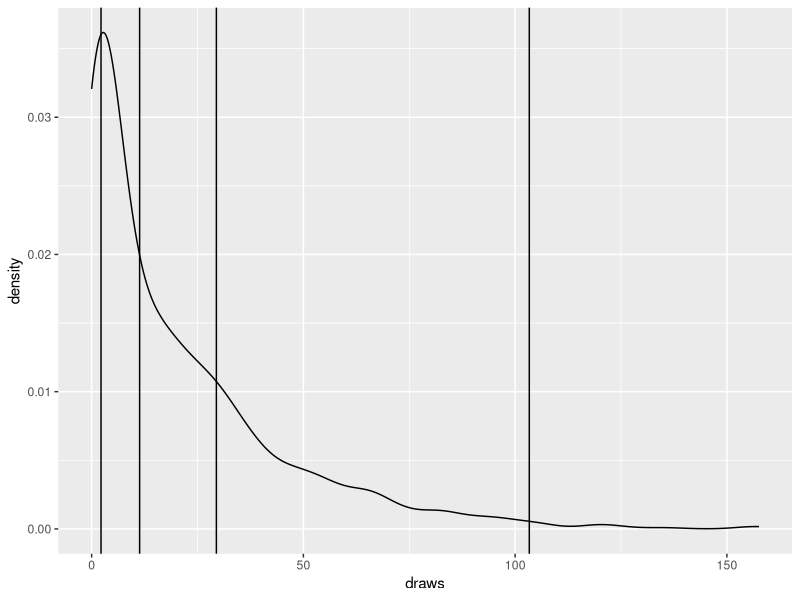
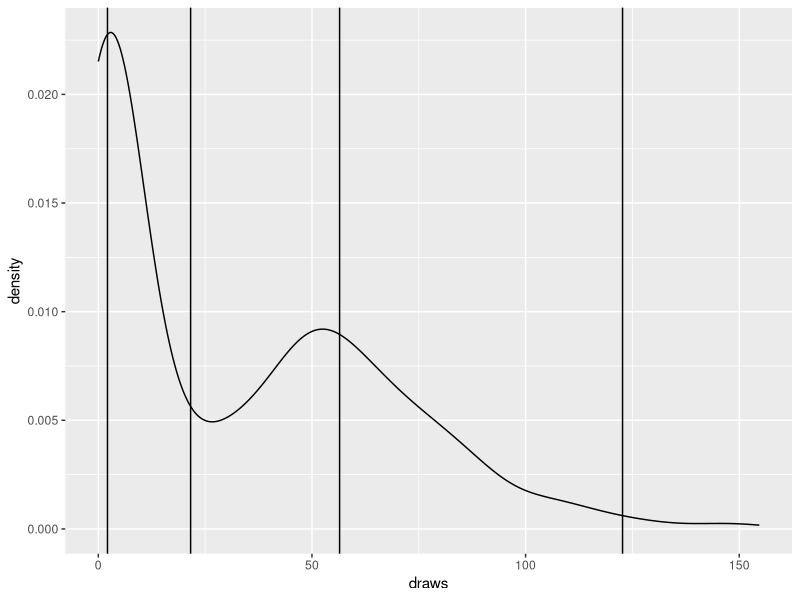

Here is the R script that generated these plots, in order:
## ---- chunk 1
library(dplyr)
library(ggplot2)
dat <- data.frame(draws = c(rgamma(n = 500, shape = 2, scale = 18),rgamma(n = 500, shape = .5, scale = 10)))

d2 <- dat %>%  summarize(lower = quantile(dat$draws, probs = .25), middle = quantile(dat$draws, probs = .5), seventyfive = quantile(dat$draws, probs = .75), upper = quantile(dat$draws, probs = .99))

ggplot(dat, aes(x=draws)) + geom_density() + geom_vline(data = d2, aes(xintercept = lower)) + geom_vline(data = d2, aes(xintercept = middle)) +geom_vline(data = d2, aes(xintercept = seventyfive)) +geom_vline(data = d2, aes(xintercept = upper)) 
## ---- chunk 2
library(dplyr)
dat <- data.frame(draws = c(rgamma(n = 500, shape = 6, scale = 10),rgamma(n = 500, shape = .5, scale = 10)))

d2 <- dat %>%  summarize(lower = quantile(dat$draws, probs = .25), middle = quantile(dat$draws, probs = .5), seventyfive = quantile(dat$draws, probs = .75), upper = quantile(dat$draws, probs = .99))

ggplot(dat, aes(x=draws)) + geom_density() + geom_vline(data = d2, aes(xintercept = lower)) + geom_vline(data = d2, aes(xintercept = middle)) +geom_vline(data = d2, aes(xintercept = seventyfive)) +geom_vline(data = d2, aes(xintercept = upper)) 
